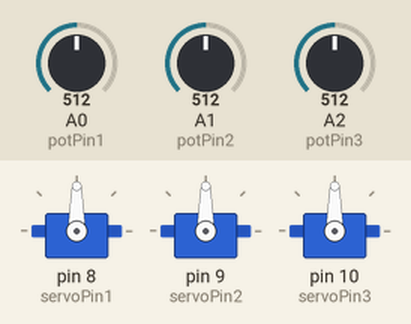
Simulated run of this sketch. Board: Arduino Uno, built with avr-gcc and run on an emulated ATmega328P. Parts: 3 × servo. The inputs (shaded band) are chosen by the test bench; at power-on: A0 (potPin1) = 512, A1 (potPin2) = 512, A2 (potPin3) = 512.

Above: at 1.2 s.
1.3 s: A0 (potPin1) set to 716
At 1.7 s:
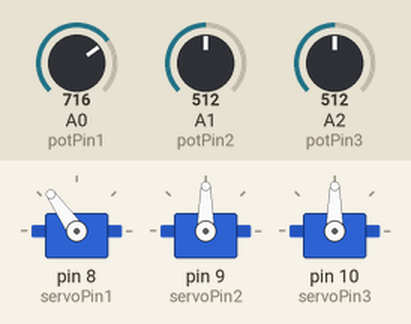
2.8 s: A1 (potPin2) set to 716
At 3.1 s:
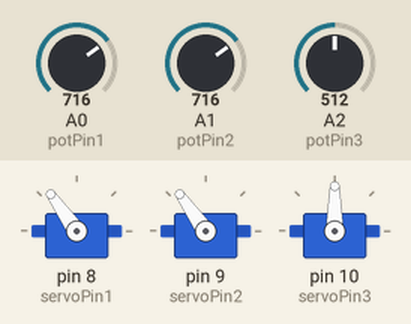
4.3 s: A2 (potPin3) set to 716
At 5.1 s:
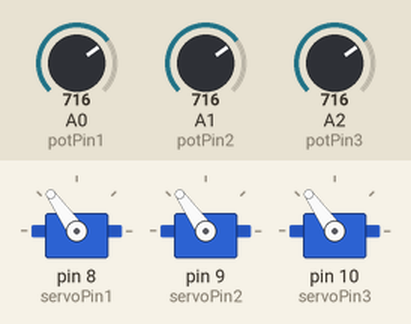
5.8 s: A0 (potPin1) set to 900
At 6.5 s:
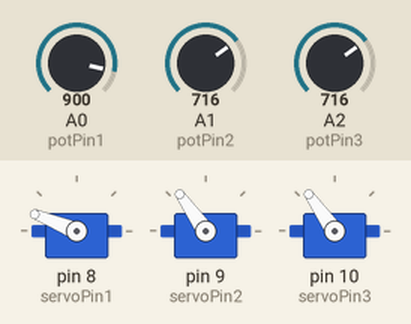
7.3 s: A1 (potPin2) set to 900
At 7.9 s:
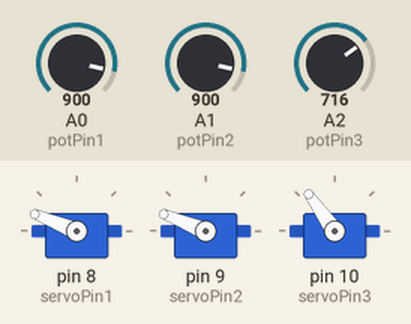
8.8 s: A2 (potPin3) set to 900
At 9.9 s:
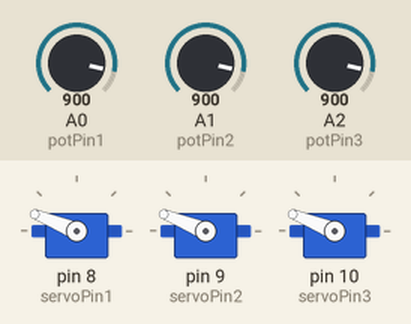
Timing chart, 0 to 11.3 s (numbered marks = the images above; inputs shaded):
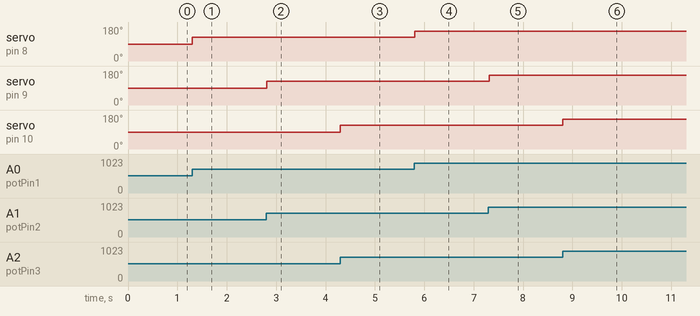

Measured:
- after the input at 1.3 s, servo on pin 8 (servoPin1): 90° → 125° at once
- after the input at 2.8 s, servo on pin 9 (servoPin2): 90° → 125° at once
- after the input at 4.3 s, servo on pin 10 (servoPin3): 90° → 125° at once
- after the input at 5.8 s, servo on pin 8 (servoPin1): 125° → 158° at once
- after the input at 7.3 s, servo on pin 9 (servoPin2): 125° → 158° at once
- after the input at 8.8 s, servo on pin 10 (servoPin3): 125° → 158° at once

The sketch:

servo.ino
```cpp
#include<Servo.h>
Servo servo1;
Servo servo2;
Servo servo3;

int potPin1 = A0;
int potPin2 = A1;
int potPin3 = A2;

int servoPin1 = 8;
int servoPin2 = 9;
int servoPin3 = 10;

void setup()
{
    servo1.attach(servoPin1);
    servo2.attach(servoPin2);
    servo3.attach(servoPin3);
}
void loop()
 {
    int potValue1 = analogRead(potPin1);
    int potValue2 = analogRead(potPin2);
    int potValue3 = analogRead(potPin3);

    int angle1 = map(potValue1, 0, 1023, 0, 180);
    int angle2 = map(potValue2, 0, 1023, 0, 180);
    int angle3 = map(potValue3, 0, 1023, 0, 180);

    servo1.write(angle1);
    servo2.write(angle2);
    servo3.write(angle3);
    delay(15);
 }
```
